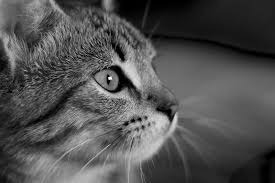
#> input picture Practica 2/gato.jpg, 275 x 183 px
$ python Practica2.py
#> lines starting #> are read from the running program, lines starting #| are printed output that depends on the picture; long printed decimals are rounded
#Autor Tinoco Videgaray Sergio Ernesto
#Fecha: 12/03/22

#Ordenamiento por insercion
def OrdenarLista(Lista):
    n=len(Lista)
    j=1
    while(j<n):
        i=j-1
        x=Lista[j]
        while(Lista[i]>x and i>=0):
            Lista[i+1]=Lista[i]
            i-=1
        Lista[i+1]=x
        j+=1
    return Lista

from traceback import print_tb
from PIL import Image
import numpy as np
from matplotlib import pyplot
from pyparsing import alphas
import statistics as stat

img=Image.open("./gato.jpg").convert("L")
#> img is the input picture: PIL image 275x183 L; min 0, max 255, mean 80.4
matriz=np.asanyarray(img)
arregloGrises=[]

#Obtener dimensiones de la imagen
alto=matriz.shape[0]
#> alto = 183
ancho=matriz.shape[1]
#> ancho = 275

#Inicializar el arreglo de niveles de grises
i=0
while(i<=255):
    arregloGrises.append(0)
    i+=1

#Contar cada nivel de gris en la imagen
i=0
while(i<alto):
    j=0
    while(j<ancho):
        r=matriz[i][j]
        arregloGrises[r]+=1
        j+=1
    i+=1
#> after the loop, arregloGrises = 256 values, max 515 at index 112, min 0 at index 221, mean 196.6; i = 183

#Calcular la media
i=0
media=0
while(i<=255):
    media+=arregloGrises[r]
    i+=1
#> this loop made 256 passes
#> media on passes 1 to 3: 334, 668, 1002
#> after the loop, i = 256; media = 85504
media/=256
#> media = 334
print("Media: ",media)
#| Media:  334.0

arregloGrises=OrdenarLista(arregloGrises)
#> in OrdenarLista, `n=len(Lista)`: n = 256
#> the loop in OrdenarLista, `while(j<n):` made 255 passes
#> x on passes 1 to 3: 218, 230, 171
#> after the loop in OrdenarLista, `while(j<n):`: Lista = 256 values from 0 to 515; j = 256
#> arregloGrises = 256 values from 0 to 515

#Calcular la mediana
mediana=(arregloGrises[128]+arregloGrises[129])/2
#> mediana = 164
print("Mediana: ",mediana)
#| Mediana:  164.0

#Calcular la moda
moda=stat.mode(arregloGrises)
#> moda = 0
print("Moda: ",moda)
#| Moda:  0

#Calcular la varianza
varianza=0
i=0
while(i<=255):
    varianza+=pow((arregloGrises[i]-media),2)
    i+=1
#> this loop made 256 passes
#> varianza on passes 1 to 3: 111556, 223112, 334668
#> after the loop, i = 256; varianza = 11729185
varianza/=255
#> varianza = 45996.8
print("Varianza: ",varianza)
#| Varianza:  45996.804

#Calcular la desviacion estandar
desvEstandar=pow(varianza,(1/2))
#> desvEstandar = 214.5
print("Desviacion estandar: ",desvEstandar)
#| Desviacion estandar:  214.469


#Generar el histograma
pyplot.hist(arregloGrises,255,facecolor='green')
pyplot.title("Histograma")
#Mostrar el histograma
pyplot.show()
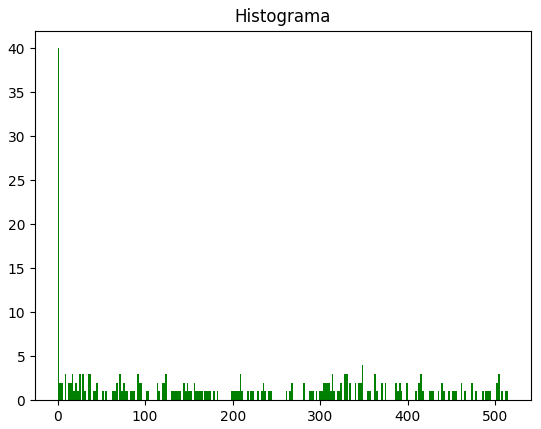
#> figure drawn by matplotlib, 1 panel; tallest bar 40 high, from x = 0 to 2.02
